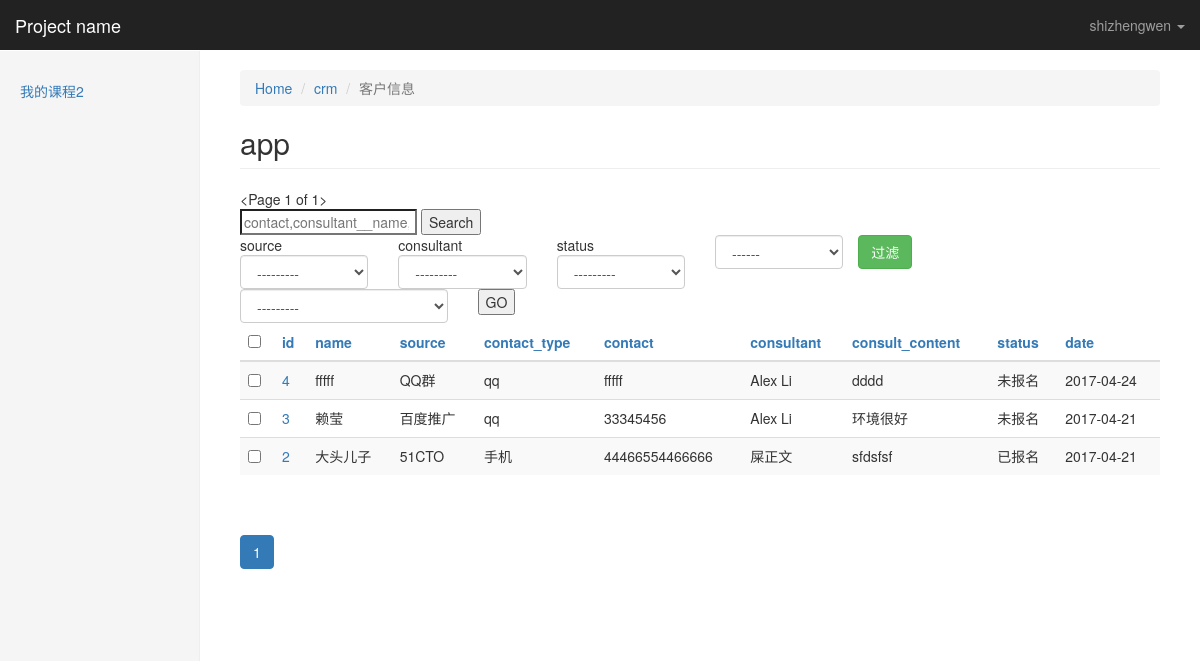
Screenshot of /kingadmin/crm/customerinfo/ (signed in) with the database file from the repository.
### crm/models.py (models this page shows, shortened)
class Menus(models.Model):
    name = models.CharField(max_length=64)
    url_type_choices = ((0,'absolute'),(1,'dynamic'))
    url_type = models.SmallIntegerField(choices=url_type_choices,default=0)
    url_name = models.CharField(max_length=128)
    url_name = models.CharField(max_length=128)
    class Meta:
        unique_together = ('name','url_name')

class CustomerInfo(models.Model):
    name = models.CharField(max_length=64,default=None)
    contact_type_choices = ((0,'qq'),(1,'微信'),(2,'手机'))
    contact_type = models.SmallIntegerField(choices=contact_type_choices,default=0)
    contact = models.CharField(max_length=64,unique=True)
    source_choices = ((0,'QQ群'),
                      (1,'51CTO'),
                      (2,'百度推广'),
                      (3,'知乎'),
                      (4,'转介绍'),
                      (5,'其它'),
                      )
    source = models.SmallIntegerField(choices=source_choices)
    referral_from = models.ForeignKey("self",blank=True,null=True,verbose_name="转介绍",on_delete=models.SET_NULL)
    consult_courses = models.ManyToManyField("Course",verbose_name="咨询课程")
    consult_content = models.TextField(verbose_name="咨询内容")
    status_choices = ((0,'未报名'),(1,'已报名'),(2,'已退学'))
    status = models.SmallIntegerField(choices=status_choices)
    consultant = models.ForeignKey("UserProfile",verbose_name="课程顾问",on_delete=models.SET_NULL,null=True)
    id_num = models.CharField(max_length=128,blank=True,null=True)
    emergency_contact = models.PositiveIntegerField(blank=True,null=True)
    sex_choices = ((0,'男'),(1,'女'))
    sex = models.PositiveSmallIntegerField(choices=sex_choices,blank=True,null=True)
    date = models.DateField(auto_now_add=True)
    class Meta:
        verbose_name = "客户信息"
        verbose_name_plural = "客户信息"

class UserProfile(models.Model):
    user = models.OneToOneField(User,on_delete=models.SET_NULL,null=True)
    name = models.CharField(max_length=64,verbose_name="姓名")
    role = models.ManyToManyField("Role",blank=True,null=True)
    def __str__(self): #__unicode__
        return self.name

### kingadmin/views.py (the view, shortened to what this page needs)
# urls.py: url(r'^(\w+)/(\w+)/$', views.table_obj_list, name="table_obj_list"),
@login_required
def table_obj_list(request,app_name,model_name):
    admin_class = site.enabled_admins[app_name][model_name]
    querysets = admin_class.model.objects.all().order_by('-id')
    querysets,filter_condtions  = get_filter_result(request,querysets)
    admin_class.filter_condtions = filter_condtions
    querysets = get_serached_result(request,querysets,admin_class)
    admin_class.search_key = request.GET.get('_q','')
    querysets,sorted_column = get_orderby_result(request,querysets,admin_class)
    paginator = Paginator(querysets, admin_class.list_per_page) # Show 25 contacts per page
    page = request.GET.get('_page')
    try:
        querysets = paginator.page(page)
    except PageNotAnInteger:
        querysets = paginator.page(1)
    except EmptyPage:
        querysets = paginator.page(paginator.num_pages)
    print(request.GET)
    return render(request,'kingadmin/table_obj_list.html', locals())

### kingadmin/templatetags/kingadmin_tags.py (called while the page is built, shortened)
@register.simple_tag
def  build_table_row(obj,admin_class):
    ele = ""
    if admin_class.list_display:
        for index,column_name in enumerate(admin_class.list_display):
            column_obj = admin_class.model._meta.get_field(column_name)
            if column_obj.choices: #get_xxx_display
                column_data = getattr(obj,'get_%s_display'% column_name)()
            else:
                column_data = getattr(obj,column_name)
            td_ele = "<td>%s</td>" % column_data
            if index == 0:
                td_ele = "<td><a href='%s/change/'>%s</a></td>"% (obj.id,column_data)
            ele += td_ele
    else:
        td_ele = "<td><a href='%s/change/'>%s</a></td>" % (obj.id,obj)
        ele += td_ele
    return mark_safe(ele)

@register.simple_tag
def get_sorted_column(column,sorted_column,forloop):
    if column in sorted_column:#这一列被排序了,
        last_sort_index = sorted_column[column]
        if last_sort_index.startswith('-'):
            this_time_sort_index = last_sort_index.strip('-')
        else:
            this_time_sort_index = '-%s' % last_sort_index
        return this_time_sort_index
    else:
        return forloop

@register.simple_tag
def render_filtered_args(admin_class,render_html=True):
    if admin_class.filter_condtions:
        ele = ''
        for k,v in admin_class.filter_condtions.items():
            ele += '&%s=%s' %(k,v)
        if render_html:
            return mark_safe(ele)
        else:
            return ele
    else:
        return ''

@register.simple_tag
def render_sorted_arrow(column,sorted_column):
    return ''

@register.simple_tag
def render_paginator(querysets,admin_class,sorted_column):
    ele = '''
      <ul class="pagination">
    '''
    for i in querysets.paginator.page_range:
        if abs(querysets.number - i) < 2 :#display btn
            active = ''
            if querysets.number == i : #current page
                active = 'active'
            filter_ele = render_filtered_args(admin_class)
            sorted_ele = ''
            if sorted_column:
                sorted_ele = '&_o=%s' % list(sorted_column.values())[0]
            p_ele = '''<li class="%s"><a href="?_page=%s%s%s">%s</a></li>'''  % (active,i,filter_ele,sorted_ele,i)
            ele += p_ele
    ele += "</ul>"
    return mark_safe(ele)

@register.simple_tag
def get_current_sorted_column_index(sorted_column):
    return list(sorted_column.values())[0] if sorted_column else ''

### kingadmin/templates/kingadmin/table_obj_list.html (shortened to what this page needs)
{% extends 'kingadmin/index.html' %}
{% load kingadmin_tags %}
{% block  right-content-container %}
    <ol class="breadcrumb">
      <li><a href="/kingadmin/">Home</a></li>
      <li><a href="/kingadmin/{{ app_name }}">{{ app_name }}</a></li>
      <li class="active">{% get_model_verbose_name admin_class %}</li>
    </ol>
<h2 class="page-header">app</h2>
<div>
        {{ querysets }}
        <form>
            <input type="search" placeholder="{% for s in admin_class.search_fields %}{{ s }},{% endfor %}" name="_q" value="{{ admin_class.search_key }}">
            <input type="submit" value="Search">
        </form>
        <div class="row">
            {% if  admin_class.list_filter %}
            <form >
                {% for filter_column in admin_class.list_filter %}
                   {% build_filter_ele filter_column admin_class %}
                {% endfor %}
                <input class="btn btn-success" type="submit" value="过滤">
            </form>
            {% endif %}
        </div>
        <form onsubmit="return ActionCheck(this)" method="post">{% csrf_token %}
            <div class="row">
                <div class="col-lg-3">
                    <select class="form-control" name="action" >
                            <option value="">---------</option>
                    </select>
                </div>
                <div class="col-lg-2">
                    <input type="submit" value="GO">
                </div>
            </div>
        </form>
        <table class="table table-striped">
            <thead>
                <tr>
                    {% if admin_class.list_display %}
                        <th><input type="checkbox" onclick="SelectAllObjs(this)"></th>
                        {% for column in admin_class.list_display %}
                            <th><a href="?_o={% get_sorted_column column sorted_column forloop.counter0 %}{% render_filtered_args admin_class%}">
                                {{ column }}
                            </a></th>
                        {% endfor %}
                    {% else %}
                        <th>{% get_model_name admin_class %}</th>
                    {% endif %}
                </tr>
            </thead>
            <tbody>
                {% for obj in querysets %}
                    <tr>
                        <td><input row-select="true"  type="checkbox" value="{{ obj.id }}"></td>
                        {%  build_table_row obj admin_class %}
                    </tr>
                {% endfor %}
            </tbody>
        </table>
        <div class="pagination">
            {% render_paginator querysets admin_class sorted_column %}
        </div>
</div>
{% endblock %}

### kingadmin/templates/kingadmin/index.html (shortened to what this page needs)
{% extends 'base.html' %}
{% block body %}
<nav class="navbar navbar-inverse navbar-fixed-top">
  <div class="container-fluid">
    <div class="navbar-header">
      <a class="navbar-brand" href="#">{% block pro_name %}Project name{% endblock %}</a>
    </div>
    <div id="navbar" class="navbar-collapse collapse">
      <ul class="nav navbar-nav navbar-right">
        <li class="dropdown ">
          <a href="#" class="dropdown-toggle" data-toggle="dropdown" role="button" >{{ request.user }} <span class="caret"></span></a>
        </li>
      </ul>
    </div>
  </div>
</nav>
<div class="container-fluid">
  <div class="row">
    <div class="col-sm-3 col-md-2 sidebar">
      <ul class="nav nav-sidebar">
        {% for role in  request.user.userprofile.role.select_related %}
            {% for menu in role.menus.select_related %}
                {% if request.path == menu.url_name %}
                    <li class="active"><a href="{% if menu.url_type == 0 %}{{ menu.url_name }}{% else %}{% url menu.url_name %}{% endif %}">{{ menu.name }}</a></li>
                {% else %}
                    <li ><a href="{% if menu.url_type == 0 %}{{ menu.url_name }}{% else %}{% url menu.url_name %}{% endif %}">{{ menu.name }}</a></li>
                {% endif %}
            {% endfor %}
         {% endfor %}
      </ul>
    </div>
    <div class="col-sm-9 col-sm-offset-3 col-md-10 col-md-offset-2 main">
      {% block  right-content-container %}{% endblock %}
    </div>
  </div>
</div>
{% endblock %}

### statics/css/dashboard.css (style rules this page uses)
body { padding-top: 50px; }
.navbar-fixed-top { border: 0; }
.sidebar { display: none; }
@media (min-width: 768px) { .sidebar { position: fixed; top: 51px; bottom: 0; left: 0; z-index: 1000; display: block; padding: 20px; overflow-x: hidden; overflow-y: auto; background-color: #f5f5f5; border-right: 1px solid #eee; } }
.nav-sidebar { margin-right: -21px; margin-bottom: 20px; margin-left: -20px; }
.nav-sidebar > li > a { padding-right: 20px; padding-left: 20px; }
.main { padding: 20px; }
@media (min-width: 768px) { .main { padding-right: 40px; padding-left: 40px; } }
.main .page-header { margin-top: 0; }

### rows the page displays
Menus: name "我的课程2"
CustomerInfo: id+name+source "4 fffff QQ群 qq fffff Alex Li dddd 未报名 2017-04-24"
CustomerInfo: id+name+source "3 赖莹 百度推广 qq 33345456 Alex Li 环境很好 未报名 2017-04-21"
CustomerInfo: id+name+source "2 大头儿子 51CTO 手机 44466554466666 屎正文 sfdsfsf 已报名 2017-04-21"

### other values shown
{{ request.user }} "shizhengwen"
{{ app_name }} "crm"
{{ querysets }} "<Page 1 of 1>"
{{ column }} "id" "name" "source" "contact_type" "contact" "consultant" "consult_content" "status" "date"
